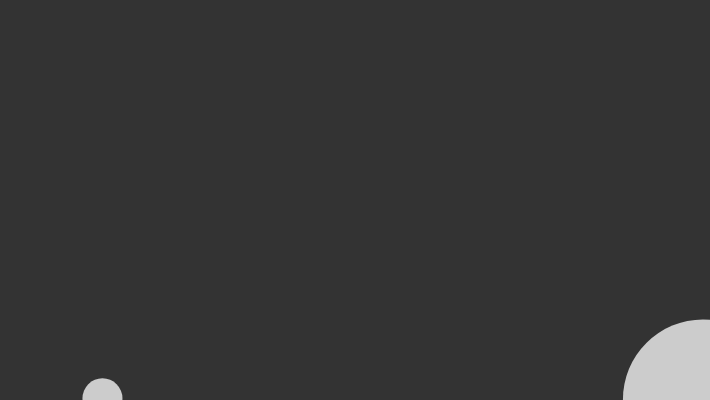
Frame 1 (no input)
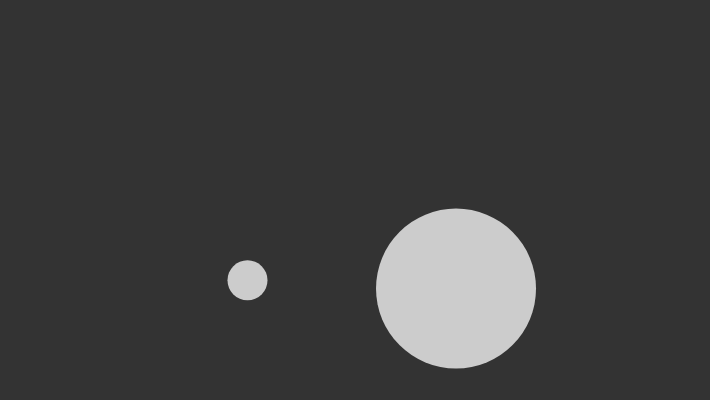
Frame 60 (no input)
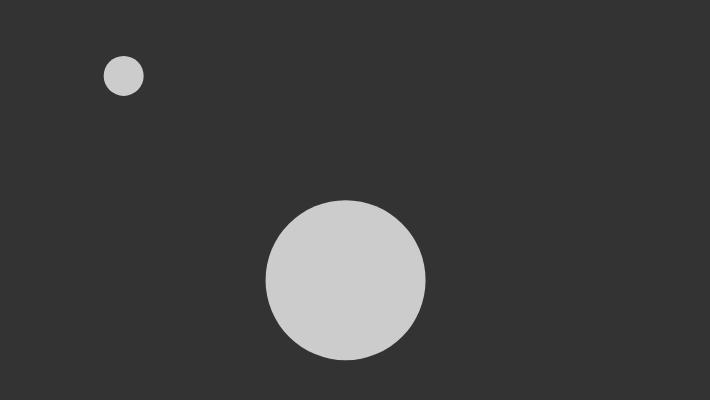
Frame 120 (the mouse pressed at the canvas centre since frame 60)

The p5.js sketch that drew these frames (run headless with seeded random() and noise() and a simulated clock; from frame 60 on, the mouse is pressed at the canvas centre):

// p5.js sketch
// ── sketch.js
class Ball {
  constructor(x, y, r) {
    this.position = new p5.Vector(x, y);
    this.velocity = p5.Vector.random2D();
    this.velocity.mult(3);
    this.r = r;
    this.m = r * 0.1;
  }
  update() {
    this.position.add(this.velocity);
  }

  checkBoundaryCollision() {
    if (this.position.x > width - this.r) {
      this.position.x = width - this.r;
      this.velocity.x *= -1;
    } else if (this.position.x < this.r) {
      this.position.x = this.r;
      this.velocity.x *= -1;
    } else if (this.position.y > height - this.r) {
      this.position.y = height - this.r;
      this.velocity.y *= -1;
    } else if (this.position.y < this.r) {
      this.position.y = this.r;
      this.velocity.y *= -1;
    }
  }

  checkCollision(other) {
    // Get distances between the balls components
    let distanceVect = p5.Vector.sub(other.position, this.position);

    // Calculate magnitude of the vector separating the balls
    let distanceVectMag = distanceVect.mag();

    // Minimum distance before they are touching
    let minDistance = this.r + other.r;

    if (distanceVectMag < minDistance) {
      let distanceCorrection = (minDistance - distanceVectMag) / 2.0;
      let d = distanceVect.copy();
      let correctionVector = d.normalize().mult(distanceCorrection);
      other.position.add(correctionVector);
      this.position.sub(correctionVector);

      // get angle of distanceVect
      let theta = distanceVect.heading();
      // precalculate trig values
      let sine = sin(theta);
      let cosine = cos(theta);

      /* bTemp will hold rotated ball this.positions. You 
       just need to worry about bTemp[1] this.position*/
      let bTemp = [new p5.Vector(), new p5.Vector()];

      /* this ball's this.position is relative to the other
       so you can use the vector between them (bVect) as the 
       reference point in the rotation expressions.
       bTemp[0].this.position.x and bTemp[0].this.position.y will initialize
       automatically to 0.0, which is what you want
       since b[1] will rotate around b[0] */
      bTemp[1].x = cosine * distanceVect.x + sine * distanceVect.y;
      bTemp[1].y = cosine * distanceVect.y - sine * distanceVect.x;

      // rotate Temporary velocities
      let vTemp = [new p5.Vector(), new p5.Vector()];

      vTemp[0].x = cosine * this.velocity.x + sine * this.velocity.y;
      vTemp[0].y = cosine * this.velocity.y - sine * this.velocity.x;
      vTemp[1].x = cosine * other.velocity.x + sine * other.velocity.y;
      vTemp[1].y = cosine * other.velocity.y - sine * other.velocity.x;

      /* Now that velocities are rotated, you can use 1D
       conservation of momentum equations to calculate 
       the final this.velocity along the x-axis. */
      let vFinal = [new p5.Vector(), new p5.Vector()];

      // final rotated this.velocity for b[0]
      vFinal[0].x =
        ((this.m - other.m) * vTemp[0].x + 2 * other.m * vTemp[1].x) /
        (this.m + other.m);
      vFinal[0].y = vTemp[0].y;

      // final rotated this.velocity for b[0]
      vFinal[1].x =
        ((other.m - this.m) * vTemp[1].x + 2 * this.m * vTemp[0].x) /
        (this.m + other.m);
      vFinal[1].y = vTemp[1].y;

      // hack to avoid clumping
      bTemp[0].x += vFinal[0].x;
      bTemp[1].x += vFinal[1].x;

      /* Rotate ball this.positions and velocities back
       Reverse signs in trig expressions to rotate 
       in the opposite direction */
      // rotate balls
      let bFinal = [new p5.Vector(), new p5.Vector()];

      bFinal[0].x = cosine * bTemp[0].x - sine * bTemp[0].y;
      bFinal[0].y = cosine * bTemp[0].y + sine * bTemp[0].x;
      bFinal[1].x = cosine * bTemp[1].x - sine * bTemp[1].y;
      bFinal[1].y = cosine * bTemp[1].y + sine * bTemp[1].x;

      // update balls to screen this.position
      other.position.x = this.position.x + bFinal[1].x;
      other.position.y = this.position.y + bFinal[1].y;

      this.position.add(bFinal[0]);

      // update velocities
      this.velocity.x = cosine * vFinal[0].x - sine * vFinal[0].y;
      this.velocity.y = cosine * vFinal[0].y + sine * vFinal[0].x;
      other.velocity.x = cosine * vFinal[1].x - sine * vFinal[1].y;
      other.velocity.y = cosine * vFinal[1].y + sine * vFinal[1].x;
    }
  }

  display() {
    noStroke();
    fill(204);
    ellipse(this.position.x, this.position.y, this.r * 2, this.r * 2);
  }
}
let balls = [new Ball(100, 400, 20), new Ball(700, 400, 80)];
console.log(balls);
function setup() {
  createCanvas(710, 400);
}

function draw() {
  background(51);
  for (let i = 0; i < balls.length; i++) {
    let b = balls[i];
    b.update();
    b.display();
    b.checkBoundaryCollision();
    balls[0].checkCollision(balls[1]);
  }
}
